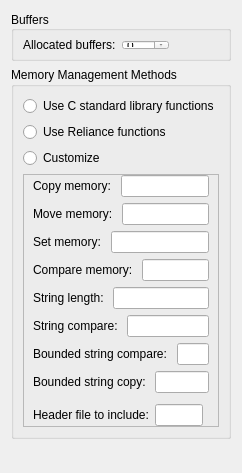
          <widget class="QWidget" name="scrollAreaWidgetContents_4">
           <property name="geometry">
            <rect>
             <x>0</x>
             <y>0</y>
             <width>221</width>
             <height>473</height>
            </rect>
           </property>
           <layout class="QVBoxLayout" name="verticalLayout_24">
            <item>
             <widget class="QGroupBox" name="gbBuffers">
              <property name="sizePolicy">
               <sizepolicy hsizetype="Preferred" vsizetype="Preferred">
                <horstretch>0</horstretch>
                <verstretch>0</verstretch>
               </sizepolicy>
              </property>
              <property name="minimumSize">
               <size>
                <width>0</width>
                <height>50</height>
               </size>
              </property>
              <property name="title">
               <string>Buffers</string>
              </property>
              <property name="alignment">
               <set>Qt::AlignLeading|Qt::AlignLeft|Qt::AlignVCenter</set>
              </property>
              <layout class="QVBoxLayout" name="verticalLayout_25">
               <item>
                <widget class="QWidget" name="hwiAllocatedBuffers" native="true">
                 <property name="minimumSize">
                  <size>
                   <width>0</width>
                   <height>10</height>
                  </size>
                 </property>
                 <layout class="QHBoxLayout" name="horizontalLayout_15">
                  <property name="leftMargin">
                   <number>0</number>
                  </property>
                  <property name="topMargin">
                   <number>0</number>
                  </property>
                  <property name="rightMargin">
                   <number>0</number>
                  </property>
                  <property name="bottomMargin">
                   <number>0</number>
                  </property>
                  <item>
                   <widget class="QLabel" name="label_24">
                    <property name="text">
                     <string>Allocated buffers:</string>
                    </property>
                   </widget>
                  </item>
                  <item>
                   <widget class="QSpinBox" name="sbAllocatedBuffers">
                    <property name="maximum">
                     <number>255</number>
                    </property>
                   </widget>
                  </item>
                  <item>
                   <spacer name="horizontalSpacer_22">
                    <property name="orientation">
                     <enum>Qt::Horizontal</enum>
                    </property>
                    <property name="sizeHint" stdset="0">
                     <size>
                      <width>40</width>
                      <height>20</height>
                     </size>
                    </property>
                   </spacer>
                  </item>
                  <item>
                   <widget class="WarningBtn" name="wbtnAllocatedBuffers" native="true">
                    <property name="sizePolicy">
                     <sizepolicy hsizetype="Fixed" vsizetype="Ignored">
                      <horstretch>0</horstretch>
                      <verstretch>0</verstretch>
                     </sizepolicy>
                    </property>
                    <property name="minimumSize">
                     <size>
                      <width>18</width>
                      <height>0</height>
                     </size>
                    </property>
                    <property name="maximumSize">
                     <size>
                      <width>18</width>
                      <height>16777215</height>
                     </size>
                    </property>
                   </widget>
                  </item>
                 </layout>
                </widget>
               </item>
              </layout>
             </widget>
            </item>
            <item>
             <widget class="QGroupBox" name="gbMemFns">
              <property name="sizePolicy">
               <sizepolicy hsizetype="Preferred" vsizetype="Fixed">
                <horstretch>0</horstretch>
                <verstretch>0</verstretch>
               </sizepolicy>
              </property>
              <property name="title">
               <string>Memory Management Methods</string>
              </property>
              <layout class="QVBoxLayout" name="verticalLayout_26">
               <item>
                <widget class="QRadioButton" name="rbtnMemUseCStd">
                 <property name="text">
                  <string>Use C standard library functions</string>
                 </property>
                </widget>
               </item>
               <item>
                <widget class="QRadioButton" name="rbtnMemUseReliance">
                 <property name="text">
                  <string>Use Reliance functions</string>
                 </property>
                </widget>
               </item>
               <item>
                <widget class="QRadioButton" name="rbtnMemCustomize">
                 <property name="text">
                  <string>Customize</string>
                 </property>
                </widget>
               </item>
               <item>
                <widget class="QFrame" name="frameMemFnsCust">
                 <property name="frameShape">
                  <enum>QFrame::StyledPanel</enum>
                 </property>
                 <property name="frameShadow">
                  <enum>QFrame::Raised</enum>
                 </property>
                 <layout class="QVBoxLayout" name="verticalLayout_31">
                  <property name="topMargin">
                   <number>0</number>
                  </property>
                  <property name="bottomMargin">
                   <number>0</number>
                  </property>
                  <item>
                   <layout class="QHBoxLayout" name="hlayMemcpy">
                    <item>
                     <widget class="QLabel" name="label_13">
                      <property name="text">
                       <string>Copy memory: </string>
                      </property>
                     </widget>
                    </item>
                    <item>
                     <widget class="QLineEdit" name="leMemcpy">
                      <property name="text">
                       <string/>
                      </property>
                     </widget>
                    </item>
                   </layout>
                  </item>
                  <item>
                   <layout class="QHBoxLayout" name="hlayMemmov">
                    <item>
                     <widget class="QLabel" name="label_35">
                      <property name="text">
                       <string>Move memory: </string>
                      </property>
                     </widget>
                    </item>
                    <item>
                     <widget class="QLineEdit" name="leMemmov"/>
                    </item>
                   </layout>
                  </item>
                  <item>
                   <layout class="QHBoxLayout" name="hlayMemset">
                    <item>
                     <widget class="QLabel" name="label_36">
                      <property name="text">
                       <string>Set memory: </string>
                      </property>
                     </widget>
                    </item>
                    <item>
                     <widget class="QLineEdit" name="leMemset"/>
                    </item>
                   </layout>
                  </item>
                  <item>
                   <layout class="QHBoxLayout" name="hlayMemcmp">
                    <item>
                     <widget class="QLabel" name="label_39">
                      <property name="text">
                       <string>Compare memory: </string>
                      </property>
                     </widget>
                    </item>
                    <item>
                     <widget class="QLineEdit" name="leMemcmp"/>
                    </item>
                   </layout>
                  </item>
                  <item>
                   <layout class="QHBoxLayout" name="hlayStrlen">
                    <item>
                     <widget class="QLabel" name="label_38">
                      <property name="text">
                       <string>String length: </string>
                      </property>
                     </widget>
                    </item>
                    <item>
                     <widget class="QLineEdit" name="leStrlen"/>
                    </item>
                   </layout>
                  </item>
                  <item>
                   <layout class="QHBoxLayout" name="hlayStrcmp">
                    <item>
                     <widget class="QLabel" name="label_42">
                      <property name="text">
                       <string>String compare: </string>
                      </property>
                     </widget>
                    </item>
                    <item>
                     <widget class="QLineEdit" name="leStrcmp"/>
                    </item>
                   </layout>
                  </item>
                  <item>
                   <layout class="QHBoxLayout" name="hlayStrncmp">
                    <item>
                     <widget class="QLabel" name="label_41">
                      <property name="text">
                       <string>Bounded string compare: </string>
                      </property>
                     </widget>
                    </item>
                    <item>
                     <widget class="QLineEdit" name="leStrncmp"/>
                    </item>
                   </layout>
                  </item>
                  <item>
                   <layout class="QHBoxLayout" name="hlayStrncpy">
                    <item>
                     <widget class="QLabel" name="label_37">
                      <property name="text">
                       <string>Bounded string copy: </string>
                      </property>
                     </widget>
                    </item>
                    <item>
                     <widget class="QLineEdit" name="leStrncpy"/>
                    </item>
                   </layout>
                  </item>
                  <item>
                   <spacer name="verticalSpacer_8">
                    <property name="orientation">
                     <enum>Qt::Vertical</enum>
                    </property>
                    <property name="sizeType">
                     <enum>QSizePolicy::Fixed</enum>
                    </property>
                    <property name="sizeHint" stdset="0">
                     <size>
                      <width>20</width>
                      <height>5</height>
                     </size>
                    </property>
                   </spacer>
                  </item>
                  <item>
                   <layout class="QHBoxLayout" name="hlayIncludeFile">
                    <item>
                     <widget class="QLabel" name="label_40">
                      <property name="text">
                       <string>Header file to include:</string>
                      </property>
                     </widget>
                    </item>
                    <item>
                     <widget class="QLineEdit" name="leIncludeFile"/>
                    </item>
                    <item>
                     <widget class="WarningBtn" name="wbtnIncludeFile" native="true">
                      <property name="sizePolicy">
                       <sizepolicy hsizetype="Fixed" vsizetype="Ignored">
                        <horstretch>0</horstretch>
                        <verstretch>0</verstretch>
                       </sizepolicy>
                      </property>
                      <property name="minimumSize">
                       <size>
                        <width>0</width>
                        <height>0</height>
                       </size>
                      </property>
                      <property name="maximumSize">
                       <size>
                        <width>18</width>
                        <height>16777215</height>
                       </size>
                      </property>
                     </widget>
                    </item>
                   </layout>
                  </item>
                 </layout>
                </widget>
               </item>
              </layout>
             </widget>
            </item>
            <item>
             <spacer name="verticalSpacer_4">
              <property name="orientation">
               <enum>Qt::Vertical</enum>
              </property>
              <property name="sizeHint" stdset="0">
               <size>
                <width>20</width>
                <height>40</height>
               </size>
              </property>
             </spacer>
            </item>
           </layout>
          </widget>
